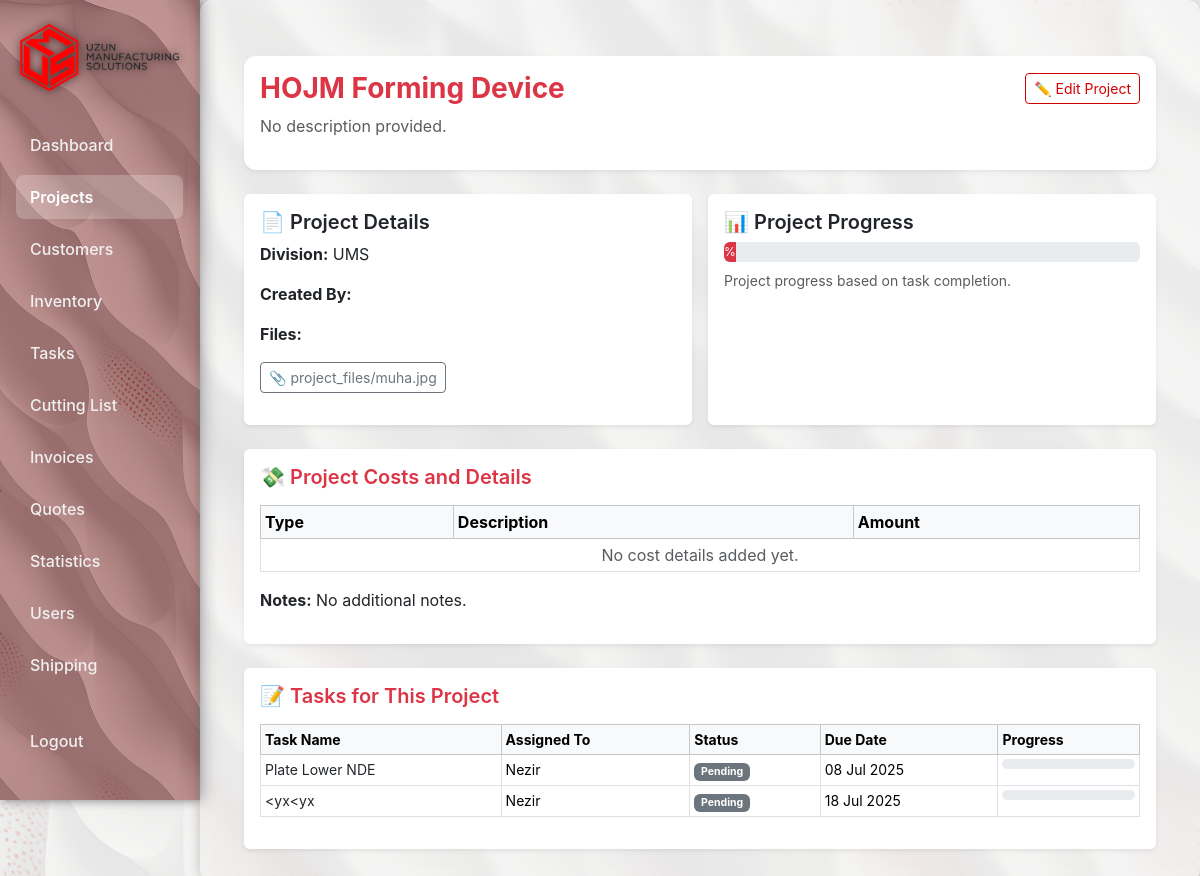
The app's page /projects/15/ (signed in) with its own data.
### core/models.py (models this page shows, shortened)
class Project(models.Model):
    DIVISION_CHOICES = [
        ('UMS', 'UMS – CNC Services'),
        ('UZUN', 'Uzun-Pak – Food Packaging'),
    ]
    name = models.CharField(max_length=200)
    description = models.TextField(blank=True)
    start_date = models.DateField()
    end_date = models.DateField(null=True, blank=True)
    division = models.CharField(max_length=10, choices=DIVISION_CHOICES, default='UMS')
    customer = models.ForeignKey(Customer, on_delete=models.SET_NULL, null=True, blank=True, related_name="projects")
    selling_price = models.DecimalField(max_digits=12, decimal_places=2, null=True, blank=True)
    production_cost = models.DecimalField(max_digits=12, decimal_places=2, null=True, blank=True)

class ProjectFile(models.Model):
    FILE_TYPE_CHOICES = [
        ('3D', '3D Model'),
        ('DRAWING', 'Technical Drawing'),
        ('INVOICE', 'Invoice'),
        ('OTHER', 'Other'),
    ]
    project = models.ForeignKey(Project, on_delete=models.CASCADE, related_name='files')
    file = models.FileField(upload_to='project_files/')
    uploaded_at = models.DateTimeField(auto_now_add=True)
    description = models.CharField(max_length=255, blank=True)
    file_type = models.CharField(max_length=10, choices=FILE_TYPE_CHOICES, default='OTHER')

class Task(models.Model):
    STATUS_CHOICES = [
        ('Pending', 'Pending'),
        ('In Progress', 'In Progress'),
        ('Completed', 'Completed'),
    ]
    project = models.ForeignKey(Project, on_delete=models.CASCADE, related_name='tasks')
    name = models.CharField(max_length=200)
    description = models.TextField(blank=True, help_text="Detailed instructions for this task")  # 🆕
    assigned_to = models.ForeignKey(User, on_delete=models.SET_NULL, null=True, blank=True, related_name='assigned_tasks')  # 🆕 ForeignKey
    due_date = models.DateField()
    status = models.CharField(max_length=50, choices=STATUS_CHOICES, default='Pending')
    progress = models.PositiveIntegerField(default=0, help_text="Progress percentage (0-100)")  # 🆕
    task_file = models.FileField(upload_to='task_files/', blank=True, null=True)

### core/views.py (the view)
# urls.py: path('projects/<int:pk>/', views.project_detail, name='project_detail'),
@login_required
def project_detail(request, pk):
    project = get_object_or_404(Project, pk=pk)
    files = project.files.all().order_by('-uploaded_at')
    file_type_labels = [
        ('3D', '3D Models'),
        ('DRAWING', 'Technical Drawings'),
        ('INVOICE', 'Invoices'),
        ('OTHER', 'Other'),
    ]
    file_sections = []
    for code, label in file_type_labels:
        grouped_files = files.filter(file_type=code)
        file_sections.append({
            'code': code,
            'label': label,
            'files': grouped_files
        })
    cost_entries = ProductionCost.objects.filter(project=project).select_related('invoice_file')
    total_cost = sum(entry.amount for entry in cost_entries)
    form = ProjectFileForm()
    cost_form = ProductionCostForm()
    return render(request, 'core/project_detail.html', {
        'project': project,
        'form': form,
        'cost_form': cost_form,
        'cost_entries': cost_entries,
        'total_cost': total_cost,
        'file_sections': file_sections,
    })

### core/permission_gate.py (called while the page is built, shortened)
    def __call__(self, request):
        return self.get_response(request)

### core/templates/core/project_detail.html (shortened to what this page needs)
{% extends "base.html" %}
{% load widget_tweaks %}
{% block content %}
<div class="container mt-4">
    <div class="card shadow-sm border-0 mb-4" style="border-top: 5px solid #dc3545; border-radius: 12px;">
        <div class="card-body">
            <div class="d-flex justify-content-between align-items-center">
                <h3 class="fw-bold text-danger mb-0">{{ project.name }}</h3>
                <div>
                    <a href="{% url 'edit_project' project.pk %}" class="btn btn-sm btn-outline-danger">
                        ✏️ Edit Project
                    </a>
                </div>
            </div>
            <p class="text-muted mt-2">{{ project.description|default:"No description provided." }}</p>
        </div>
    </div>
    <div class="row g-3 mb-4">
        <div class="col-md-6">
            <div class="card shadow-sm border-0 h-100">
                <div class="card-body">
                    <h5 class="fw-semibold">📄 Project Details</h5>
                    <p><strong>Division:</strong> {{ project.division }}</p>
                    <p><strong>Created By:</strong> {{ project.created_by.username }}</p>
                    <p><strong>Files:</strong>
                        {% if project.files.all %}
                            <ul class="list-unstyled">
                                {% for file in project.files.all %}
                                <li>
                                    <a href="{{ file.file.url }}" target="_blank" class="btn btn-sm btn-outline-secondary">
                                        📎 {{ file.file.name }}
                                    </a>
                                </li>
                                {% endfor %}
                            </ul>
                        {% else %}
                            <span class="text-muted">No files uploaded.</span>
                        {% endif %}
                    </p>
                </div>
            </div>
        </div>
        <div class="col-md-6">
            <div class="card shadow-sm border-0 h-100">
                <div class="card-body">
                    <h5 class="fw-semibold">📊 Project Progress</h5>
                    <div class="progress mb-2" style="height: 20px;">
                        <div class="progress-bar bg-danger" role="progressbar"
                             style="width: {{ project.progress }}%;">
                            {{ project.progress }}%
                        </div>
                    </div>
                    <p class="text-muted small mb-0">Project progress based on task completion.</p>
                </div>
            </div>
        </div>
    </div>
    <div class="card shadow-sm border-0 mt-4">
        <div class="card-body">
            <h5 class="fw-semibold text-danger">💸 Project Costs and Details</h5>
            <table class="table table-sm table-bordered mt-3">
                <thead class="table-light">
                    <tr>
                        <th>Type</th>
                        <th>Description</th>
                        <th>Amount</th>
                    </tr>
                </thead>
                <tbody>
                    {% for cost in project.costs.all %}
                    <tr>
                        <td>{{ cost.type }}</td>
                        <td>{{ cost.description }}</td>
                        <td>${{ cost.amount|floatformat:2 }}</td>
                    </tr>
                    {% empty %}
                    <tr>
                        <td colspan="3" class="text-muted text-center">No cost details added yet.</td>
                    </tr>
                    {% endfor %}
                </tbody>
            </table>
            <p class="mt-3"><strong>Notes:</strong> {{ project.additional_notes|default:"No additional notes." }}</p>
        </div>
    </div>
    <div class="card shadow-sm border-0 mt-4">
        <div class="card-body">
            <h5 class="fw-semibold text-danger">📝 Tasks for This Project</h5>
            {% if project.tasks.all %}
            <div class="table-responsive mt-3">
                <table class="table table-hover table-sm table-bordered">
                    <thead class="table-light">
                        <tr class="small">
                            <th>Task Name</th>
                            <th>Assigned To</th>
                            <th>Status</th>
                            <th>Due Date</th>
                            <th>Progress</th>
                        </tr>
                    </thead>
                    <tbody>
                        {% for task in project.tasks.all %}
                        <tr class="small">
                            <td>
                                <a href="{% url 'task_detail' task.pk %}" class="text-decoration-none text-dark">
                                    {{ task.name }}
                                </a>
                            </td>
                            <td>{{ task.assigned_to }}</td>
                            <td>
                                {% if task.status == "Completed" %}
                                    <span class="badge bg-success">Completed</span>
                                {% elif task.status == "In Progress" %}
                                    <span class="badge bg-warning text-dark">In Progress</span>
                                {% else %}
                                    <span class="badge bg-secondary">Pending</span>
                                {% endif %}
                            </td>
                            <td>{{ task.due_date|date:"d M Y" }}</td>
                            <td>
                                <div class="progress" style="height: 10px;">
                                </div>
                            </td>
                        </tr>
                        {% endfor %}
                    </tbody>
                </table>
            </div>
            {% else %}
            <p class="text-muted mt-2">No tasks are linked to this project.</p>
            {% endif %}
        </div>
    </div>
</div>
{% endblock %}

### core/static/core/styles.css (style rules this page uses)
body { background-color: #f8f9fa; }
.btn-outline-danger { color: #d40000; border-color: #d40000; }
.card { border-left: 4px solid #ff0000; }

### records on screen
Project: name "HOJM Forming Device", description "No description provided.", division "UMS"
ProjectFile: file.name "project_files/muha.jpg"
Task: name "Plate Lower NDE", assigned_to "Nezir", status "Pending", due_date "08 Jul 2025"
Task: name "<yx<yx", assigned_to "Nezir", status "Pending", due_date "18 Jul 2025"

### other values on screen
{{ project.additional_notes|default:"No additional notes." }} "No additional notes."
